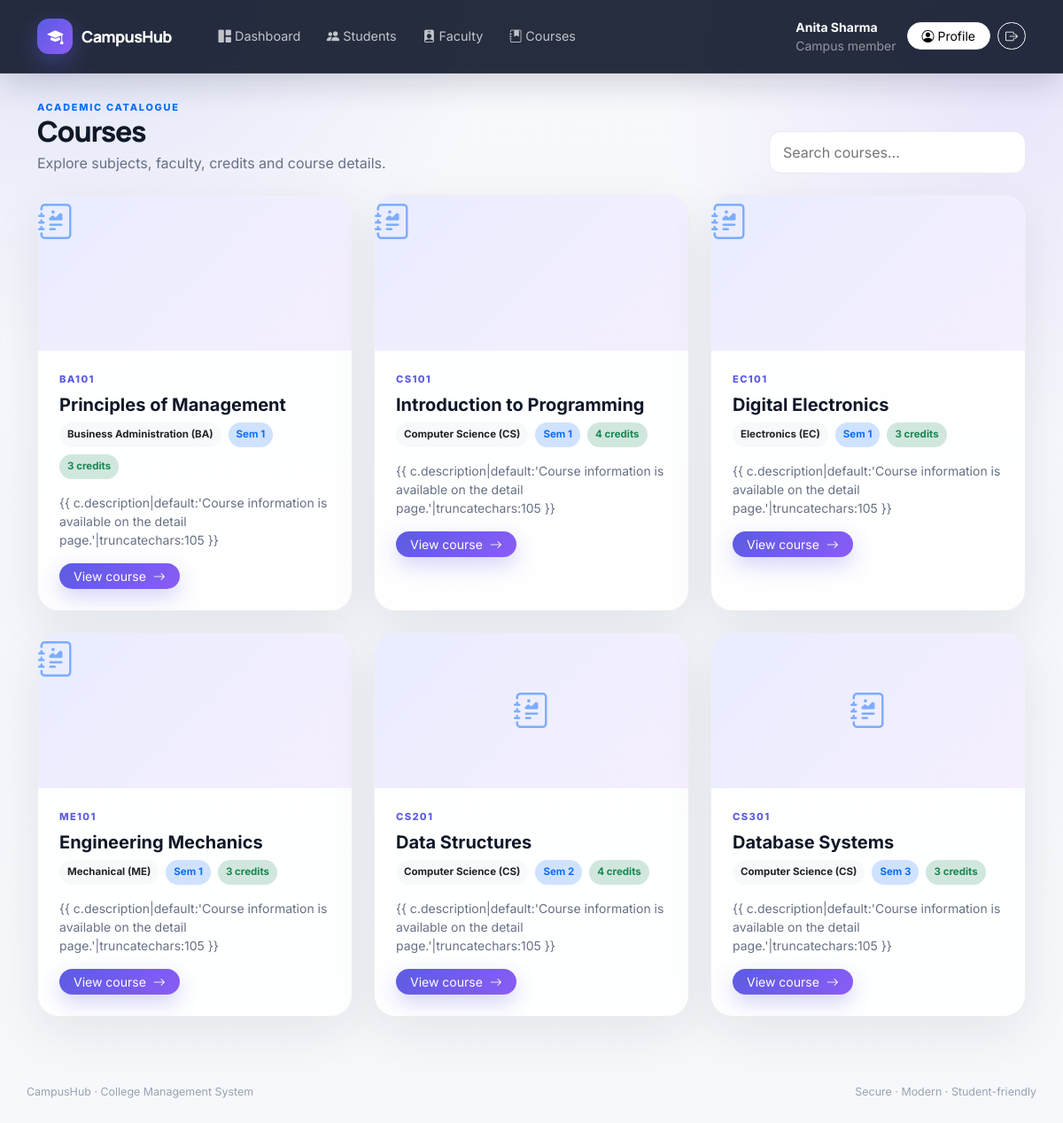
The page /courses/ (signed in) on the database its author committed.
### core/models.py (models this page shows, shortened)
class Course(models.Model):
    code = models.CharField(max_length=15, unique=True)
    name = models.CharField(max_length=150)
    department = models.ForeignKey(
        Department,
        on_delete=models.CASCADE,
        related_name="courses"
    )
    credits = models.PositiveSmallIntegerField(default=3)
    semester = models.PositiveSmallIntegerField(
        validators=[
            MinValueValidator(1),
            MaxValueValidator(8)
        ]
    )
    faculty = models.ForeignKey(
        Faculty,
        on_delete=models.SET_NULL,
        null=True,
        blank=True,
        related_name="courses_taught"
    )
    description = models.TextField(blank=True)
    cover_image = CloudinaryField("cover_image")
    class Meta:
        ordering = ["semester", "code"]

class Department(models.Model):
    name = models.CharField(max_length=100, unique=True)
    code = models.CharField(max_length=10, unique=True)
    description = models.TextField(blank=True)
    class Meta:
        ordering = ["name"]
    def __str__(self):
        return f"{self.name} ({self.code})"

### core/views.py (the view)
# urls.py: path("courses/", views.course_list, name="course_list"),
@login_required
def course_list(request):
    courses = Course.objects.select_related("department", "faculty").all()
    return render(request, "core/course_list.html", {"courses": courses})

### core/templates/core/course_list.html (shortened to what this page needs)
{% extends "core/base.html" %} {% block title %}Courses · CampusHub{% endblock%} {% block content %}
<div
  class="d-flex flex-column flex-md-row justify-content-between align-items-md-end gap-3 mb-4 reveal"
>
  <div>
    <div class="eyebrow text-primary">Academic catalogue</div>
    <h2 class="section-title mb-1">Courses</h2>
    <p class="muted mb-0">
      Explore subjects, faculty, credits and course details.
    </p>
  </div>
  <div class="d-flex flex-column flex-sm-row gap-2">
    <input
      class="search-box"
      data-search-target=".course-item"
      placeholder="Search courses…"
    />
  </div>
</div>
<div class="row g-4">
  {% for c in courses %}
  <div class="col-md-6 col-xl-4 course-item reveal">
    <div class="card-modern course-card h-100">
      {% if c.cover_image %}
      <div
        id="cf{{ c.pk }}"
        class="course-cover d-none align-items-center justify-content-center"
      >
        <i class="bi bi-journal-richtext fs-1 text-primary opacity-50"></i>
      </div>
      {% else %}
      <div
        class="course-cover d-flex align-items-center justify-content-center"
      >
        <i class="bi bi-journal-richtext fs-1 text-primary opacity-50"></i>
      </div>
      {% endif %}
      <div class="p-4">
        <div class="course-code">{{ c.code }}</div>
        <h5 class="fw-bold mt-2 mb-2">{{ c.name }}</h5>
        <div class="d-flex flex-wrap gap-2 mb-3">
          <span class="badge-soft bg-light text-dark">{{ c.department }}</span>
          <span class="badge-soft bg-primary-subtle text-primary"
            >Sem {{ c.semester }}</span
          >
          <span class="badge-soft bg-success-subtle text-success"
            >{{ c.credits }} credits</span
          >
        </div>
        <p class="muted small">
          {{ c.description|default:'Course information is available on the
          detail page.'|truncatechars:105 }}
        </p>
        <div class="d-flex gap-2 mt-3">
          <a
            href="{% url 'core:course_detail' c.pk %}"
            class="btn btn-sm btn-gradient rounded-pill px-3"
          >
            View course <i class="bi bi-arrow-right ms-1"></i>
          </a>
        </div>
      </div>
    </div>
  </div>
  {% endfor %}
</div>
{% endblock %}

### core/templates/core/base.html (shortened to what this page needs)
<!DOCTYPE html>
<html lang="en">
<head>
  <link href="https://cdn.jsdelivr.net/npm/bootstrap@5.3.3/dist/css/bootstrap.min.css" rel="stylesheet">
  <link href="https://cdn.jsdelivr.net/npm/bootstrap-icons@1.11.3/font/bootstrap-icons.css" rel="stylesheet">
  {% load static %}<link rel="stylesheet" href="{% static 'css/app.css' %}">
</head>
<body>
{% if user.is_authenticated %}
<nav class="navbar navbar-expand-lg navbar-dark app-nav sticky-top">
  <div class="container py-2">
    <a class="navbar-brand brand d-flex align-items-center" href="{% url 'core:dashboard' %}"><span class="brand-mark"><i class="bi bi-mortarboard-fill"></i></span>CampusHub</a>
    <div class="collapse navbar-collapse" id="navMenu">
      <ul class="navbar-nav me-auto ms-lg-4 gap-lg-1">
        <li class="nav-item"><a class="nav-link" href="{% url 'core:dashboard' %}"><i class="bi bi-grid-1x2-fill me-1"></i>Dashboard</a></li>
        <li class="nav-item"><a class="nav-link" href="{% url 'core:student_list' %}"><i class="bi bi-people-fill me-1"></i>Students</a></li>
        <li class="nav-item"><a class="nav-link" href="{% url 'core:faculty_list' %}"><i class="bi bi-person-badge-fill me-1"></i>Faculty</a></li>
        <li class="nav-item"><a class="nav-link" href="{% url 'core:course_list' %}"><i class="bi bi-journal-bookmark-fill me-1"></i>Courses</a></li>
      </ul>
      <div class="d-flex align-items-center gap-2 mt-3 mt-lg-0">
        <div class="d-none d-sm-block text-white small me-1"><div class="fw-bold">{{ user.get_full_name|default:user.username }}</div><div class="opacity-50">{% if user.is_staff %}Administrator{% else %}Campus member{% endif %}</div></div>
        {% if user.student_profile or user.faculty_profile %}<a href="{% url 'core:profile' %}" class="btn btn-sm btn-light rounded-pill px-3"><i class="bi bi-person-circle me-1"></i>Profile</a>{% endif %}
        <form action="{% url 'logout' %}" method="post" class="d-inline">{% csrf_token %}<button class="btn btn-sm btn-outline-light rounded-pill" type="submit" title="Sign out"><i class="bi bi-box-arrow-right"></i></button></form>
      </div>
    </div>
  </div>
</nav>
{% endif %}
<main class="container page-wrap pb-5">
  {% block content %}{% endblock %}
</main>
<footer class="container footer">CampusHub · College Management System <span class="float-end">Secure · Modern · Student-friendly</span></footer>
</body></html>

### static/css/app.css (style rules this page uses)
:root { --ink:#101828;--muted:#667085;--line:#e7eaf0;--primary:#5b5ce2;--primary2:#8b5cf6;--cyan:#06b6d4;--success:#12b76a;--danger:#f04438;--surface:#fff;--bg:#f4f6fb;--dark:#111827;--shadow:0 18px 55px rgba(16,24,40,.08) }
* { box-sizing:border-box }
html { scroll-behavior:smooth }
body { margin:0;font-family:Inter,system-ui,sans-serif;background:radial-gradient(circle at 8% -5%,rgba(91,92,226,.14),transparent 28%),radial-gradient(circle at 95% 8%,rgba(139,92,246,.12),transparent 24%),linear-gradient(180deg,#f8f9fc 0%,var(--bg) 55%,#f7f8fb 100%);color:var(--ink);min-height:100vh }
a { text-decoration:none }
.page-wrap { padding-top:30px;min-height:calc(100vh - 120px) }
.app-nav { background:rgba(15,23,42,.90)!important;border-bottom:1px solid rgba(255,255,255,.08);backdrop-filter:blur(18px);box-shadow:0 12px 35px rgba(15,23,42,.16) }
.brand { font-family:Manrope,sans-serif;font-size:1.12rem;font-weight:800;letter-spacing:-.04em }
.brand-mark { width:40px;height:40px;border-radius:13px;display:inline-grid;place-items:center;background:linear-gradient(135deg,var(--primary),var(--primary2));box-shadow:0 9px 25px rgba(91,92,226,.38);margin-right:10px }
.nav-link { font-size:.9rem;color:rgba(255,255,255,.72)!important;border-radius:12px;padding:.65rem .8rem!important;transition:.22s }
.eyebrow { text-transform:uppercase;letter-spacing:.16em;font-size:.68rem;font-weight:800 }
.card-modern { border:1px solid rgba(16,24,40,.07);border-radius:24px;background:rgba(255,255,255,.90);box-shadow:var(--shadow);transition:transform .25s ease,box-shadow .25s ease,border-color .25s ease }
.section-title { font-family:Manrope,sans-serif;font-weight:800;letter-spacing:-.04em }
.muted { color:var(--muted)!important }
.badge-soft { display:inline-flex;align-items:center;gap:5px;padding:.48em .78em;border-radius:999px;font-weight:700;font-size:.72rem }
.btn-gradient { border:0!important;color:#fff!important;background:linear-gradient(135deg,var(--primary),var(--primary2));box-shadow:0 9px 23px rgba(91,92,226,.27);transition:.22s }
.btn-light { border-color:#e7eaf0!important;background:#fff!important }
.search-box { width:290px;border:1px solid var(--line);border-radius:14px;padding:11px 15px;background:#fff;outline:none;transition:.2s }
.course-cover { height:175px;width:100%;object-fit:cover;background:linear-gradient(135deg,#e9edff,#f5efff);display:block }
.course-card { overflow:hidden }
.course-card .course-cover { transition:transform .45s ease }
.course-code { font-size:.7rem;font-weight:800;letter-spacing:.12em;color:var(--primary) }
.footer { color:#98a2b3;font-size:.78rem;padding:28px 0 }
.reveal { animation:rise .55s ease both }

### rows shown on the page
Course: code "BA101", name "Principles of Management", department "Business Administration (BA)", semester "1", credits "3"
Course: code "CS101", name "Introduction to Programming", department "Computer Science (CS)", semester "1", credits "4"
Course: code "EC101", name "Digital Electronics", department "Electronics (EC)", semester "1", credits "3"
Course: code "ME101", name "Engineering Mechanics", department "Mechanical (ME)", semester "1", credits "3"
Course: code "CS201", name "Data Structures", department "Computer Science (CS)", semester "2", credits "4"
Course: code "CS301", name "Database Systems", department "Computer Science (CS)", semester "3", credits "3"

### other values the page prints
{{ user.get_full_name|default:user.username }} "Anita Sharma"
